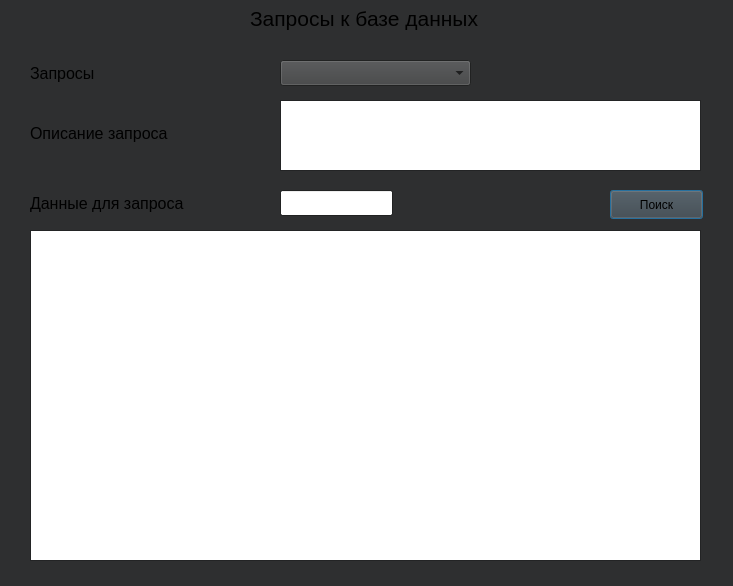
<?xml version="1.0" encoding="UTF-8"?>
<ui version="4.0">
 <class>requests</class>
 <widget class="QDialog" name="requests">
  <property name="geometry">
   <rect>
    <x>0</x>
    <y>0</y>
    <width>733</width>
    <height>586</height>
   </rect>
  </property>
  <property name="palette">
   <palette>
    <active>
     <colorrole role="Button">
      <brush brushstyle="SolidPattern">
       <color alpha="255">
        <red>7</red>
        <green>87</green>
        <blue>91</blue>
       </color>
      </brush>
     </colorrole>
     <colorrole role="Window">
      <brush brushstyle="SolidPattern">
       <color alpha="255">
        <red>196</red>
        <green>223</green>
        <blue>230</blue>
       </color>
      </brush>
     </colorrole>
    </active>
    <inactive>
     <colorrole role="Button">
      <brush brushstyle="SolidPattern">
       <color alpha="255">
        <red>64</red>
        <green>65</green>
        <blue>66</blue>
       </color>
      </brush>
     </colorrole>
     <colorrole role="Window">
      <brush brushstyle="SolidPattern">
       <color alpha="255">
        <red>46</red>
        <green>47</green>
        <blue>48</blue>
       </color>
      </brush>
     </colorrole>
    </inactive>
    <disabled>
     <colorrole role="Button">
      <brush brushstyle="SolidPattern">
       <color alpha="255">
        <red>64</red>
        <green>65</green>
        <blue>66</blue>
       </color>
      </brush>
     </colorrole>
     <colorrole role="Window">
      <brush brushstyle="SolidPattern">
       <color alpha="255">
        <red>68</red>
        <green>68</green>
        <blue>68</blue>
       </color>
      </brush>
     </colorrole>
    </disabled>
   </palette>
  </property>
  <property name="windowTitle">
   <string>Запросы</string>
  </property>
  <widget class="QLabel" name="label">
   <property name="geometry">
    <rect>
     <x>30</x>
     <y>60</y>
     <width>228</width>
     <height>27</height>
    </rect>
   </property>
   <property name="font">
    <font>
     <pointsize>12</pointsize>
    </font>
   </property>
   <property name="text">
    <string>Запросы</string>
   </property>
  </widget>
  <widget class="QLabel" name="label_2">
   <property name="geometry">
    <rect>
     <x>250</x>
     <y>0</y>
     <width>301</width>
     <height>36</height>
    </rect>
   </property>
   <property name="font">
    <font>
     <pointsize>16</pointsize>
    </font>
   </property>
   <property name="text">
    <string>Запросы к базе данных</string>
   </property>
  </widget>
  <widget class="QLabel" name="label_3">
   <property name="geometry">
    <rect>
     <x>30</x>
     <y>190</y>
     <width>192</width>
     <height>27</height>
    </rect>
   </property>
   <property name="font">
    <font>
     <pointsize>12</pointsize>
    </font>
   </property>
   <property name="text">
    <string>Данные для запроса</string>
   </property>
  </widget>
  <widget class="QComboBox" name="combo_request">
   <property name="geometry">
    <rect>
     <x>280</x>
     <y>60</y>
     <width>191</width>
     <height>26</height>
    </rect>
   </property>
   <property name="placeholderText">
    <string>Выберите запрос</string>
   </property>
  </widget>
  <widget class="QLabel" name="label_4">
   <property name="geometry">
    <rect>
     <x>30</x>
     <y>120</y>
     <width>171</width>
     <height>27</height>
    </rect>
   </property>
   <property name="font">
    <font>
     <pointsize>12</pointsize>
    </font>
   </property>
   <property name="text">
    <string>Описание запроса</string>
   </property>
  </widget>
  <widget class="QTextBrowser" name="describe_browser">
   <property name="geometry">
    <rect>
     <x>280</x>
     <y>100</y>
     <width>421</width>
     <height>71</height>
    </rect>
   </property>
  </widget>
  <widget class="QTableView" name="tableView">
   <property name="geometry">
    <rect>
     <x>30</x>
     <y>230</y>
     <width>671</width>
     <height>331</height>
    </rect>
   </property>
  </widget>
  <widget class="QLineEdit" name="input_edit">
   <property name="geometry">
    <rect>
     <x>280</x>
     <y>190</y>
     <width>113</width>
     <height>26</height>
    </rect>
   </property>
  </widget>
  <widget class="QPushButton" name="find_button">
   <property name="geometry">
    <rect>
     <x>610</x>
     <y>190</y>
     <width>93</width>
     <height>29</height>
    </rect>
   </property>
   <property name="text">
    <string>Поиск</string>
   </property>
  </widget>
 </widget>
 <resources/>
 <connections/>
</ui>
